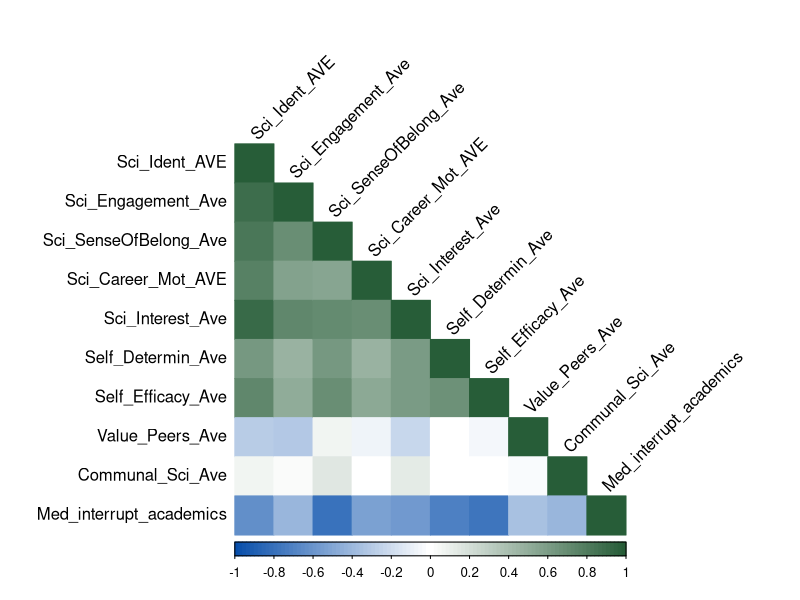

The R script that drew this image:
# Install and load the 'readr' package for reading the data
# install.packages("readr")
library(readr)
library(corrplot)

# Create a variable with the dataset
data <- "Variable,Sci_Ident_AVE,Sci_Engagement_Ave,Sci_SenseOfBelong_Ave,Sci_Career_Mot_AVE,Sci_Interest_Ave,Self_Determin_Ave,Self_Efficacy_Ave,Value_Peers_Ave,Communal_Sci_Ave,Med_interrupt_academics
Sci_Ident_AVE,1,.664**,.602**,.579**,.676**,.452**,.523**,.110*,.261**,-0.001
Sci_Engagement_Ave,.664**,1,.601**,.507**,.609**,.448**,.454**,.158**,.285**,0.102
Sci_SenseOfBelong_Ave,.602**,.601**,1,.471**,.583**,.497**,.532**,.312**,.315**,-.150*
Sci_Career_Mot_AVE,.579**,.507**,.471**,1,.581**,.425**,.440**,.247**,.257**,0.006
Sci_Interest_Ave,.676**,.609**,.583**,.581**,1,.520**,.500**,.189**,.343**,0.029
Self_Determin_Ave,.452**,.448**,.497**,.425**,.520**,1,.509**,.260**,.221**,-0.095
Self_Efficacy_Ave,.523**,.454**,.532**,.440**,.500**,.509**,1,.201**,.216**,-.164*
Value_Peers_Ave,.110*,.158**,.312**,.247**,.189**,.260**,.201**,1,.214**,0.004
Communal_Sci_Ave,.261**,.285**,.315**,.257**,.343**,.221**,.216**,.214**,1,-0.013
Med_interrupt_academics,-0.001,0.102,-.150*,0.006,0.029,-0.095,-.164*,0.004,-0.013,1"

# Read the data into a dataframe
df <- read.csv(text = data, check.names = FALSE)

# Remove the asterisks and convert the columns to numeric
df[-1] <- sapply(df[-1], function(x) as.numeric(gsub("\\**", "", x)))

# Create a subset of the dataframe without the first row and column
df_subset <- df[-1, -1]

# Extract the labels for the columns from the first row of df
col_labels <- unname(df[1, -1])

# Extract the labels for the rows from the first column of df
row_labels <- unname(df[-1, 1])

# Convert the subset to a correlation matrix
corr_matrix <- cor(df_subset)

# Define the bottom and top colors for the gradient
bottom_color <- "#074EAB"
top_color <- "#275d38"

# Create a gradient of colors from bottom to top, passing through white
n_colors <- 100  # Number of colors in the gradient
colors <- c(colorRampPalette(c(bottom_color, "white"))(n_colors / 2), colorRampPalette(c("white", top_color))(n_colors / 2))

# Create the correlation plot using corrplot with the gradient colors
corrplot(corr_matrix, type = 'lower', method = 'color', tl.col = "black", tl.srt = 45, col = colors)